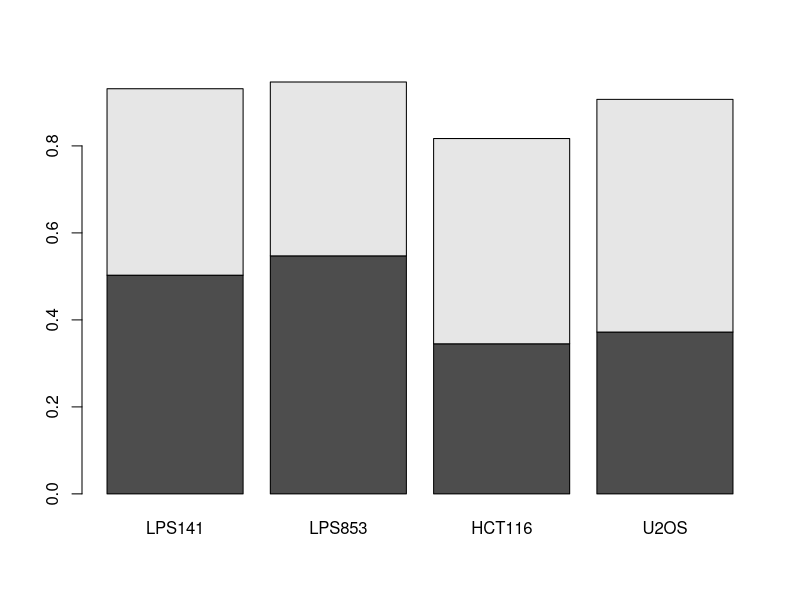
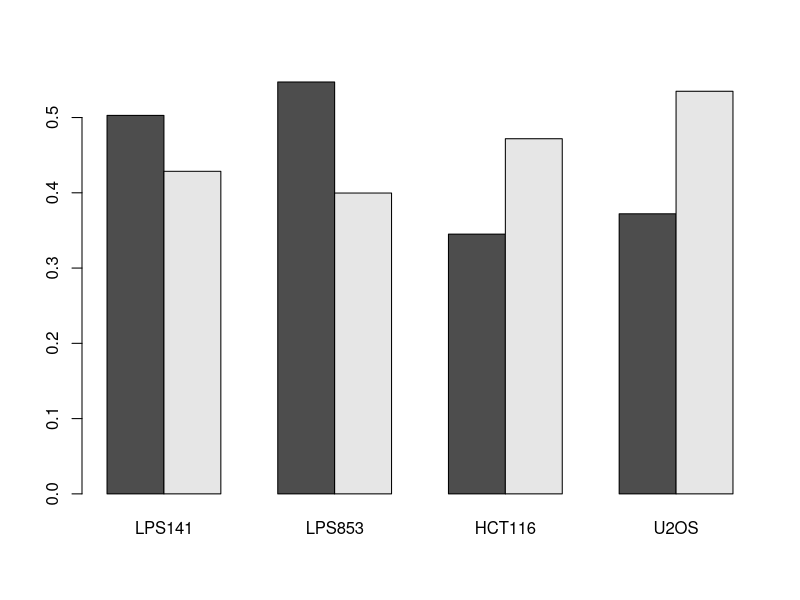

These figures' R source, in order:
##################################################################
## Generate barplots on MDM2 Promoter-Enhancer categories, 
## and overlaps with hubs, p53 and YY1


lps141.mdm2.total <- 1414
lps141.mdm2.promoters <- 711
lps141.mdm2.enhancers <- 606


lps853.mdm2.total <- 678
lps853.mdm2.promoters <- 371
lps853.mdm2.enhancers <- 271


hct116.mdm2.total <- 142
hct116.mdm2.promoters <- 49
hct116.mdm2.enhancers <- 67
  
  
u2os.mdm2.total <- 86
u2os.mdm2.promoters <- 32
u2os.mdm2.enhancers <- 46




bar.mat <- cbind(c(lps141.mdm2.promoters/lps141.mdm2.total,lps141.mdm2.enhancers/lps141.mdm2.total),
      c(lps853.mdm2.promoters/lps853.mdm2.total,lps853.mdm2.enhancers/lps853.mdm2.total),
      c(hct116.mdm2.promoters/hct116.mdm2.total,hct116.mdm2.enhancers/hct116.mdm2.total),
      c(u2os.mdm2.promoters/u2os.mdm2.total,u2os.mdm2.enhancers/u2os.mdm2.total))

colnames(bar.mat) <- c('LPS141','LPS853','HCT116','U2OS')
rownames(bar.mat) <- c('Promoters','Enhancers')

pdf(file = 'promoter_enhancer_mdm2_barplots/stacked_barplot_enhProm.pdf', height = 5, width = 5)
barplot(bar.mat,  names=c('LPS141','LPS853','HCT116','U2OS'))
dev.off()

pdf(file = 'promoter_enhancer_mdm2_barplots/besides_barplot_enhProm.pdf', height = 5, width = 5)
barplot(bar.mat, beside=T,  names=c('LPS141','LPS853','HCT116','U2OS'))
dev.off()
